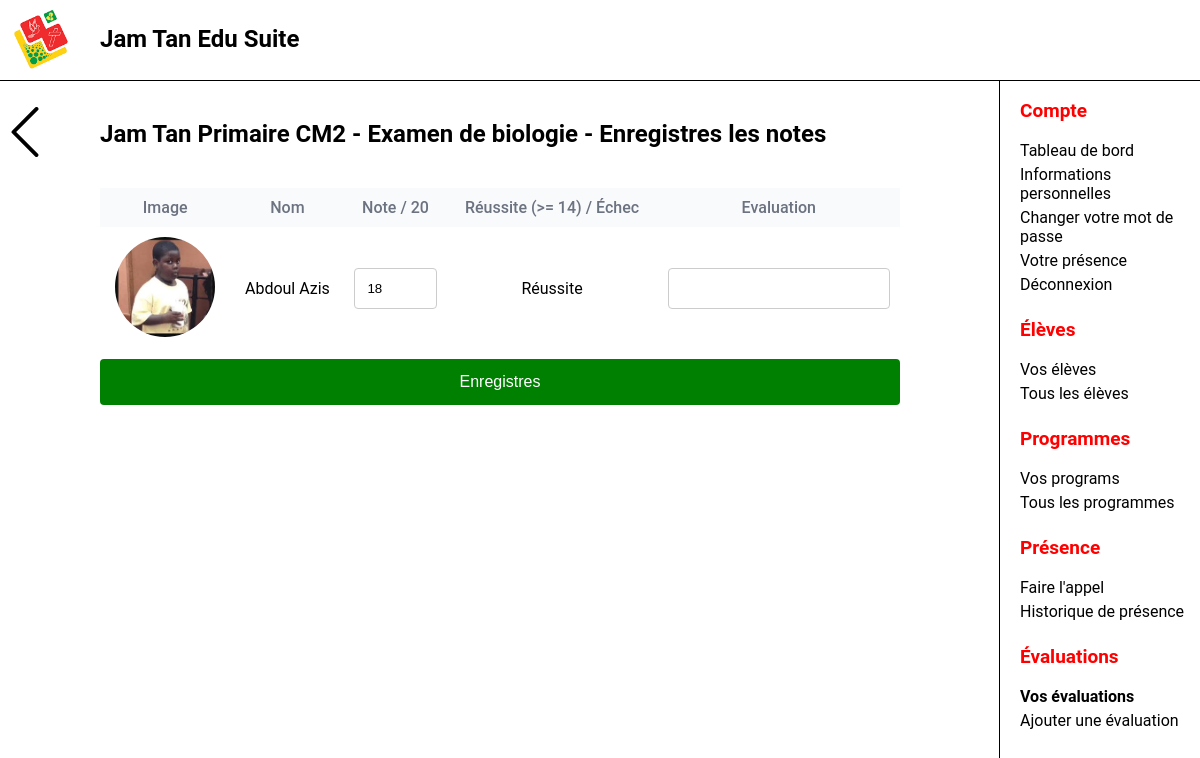
The app's page /views/AddGrades.php?assessment_id=1 (signed in) with its own data.
### tables this page shows
CREATE TABLE Assessment (
AssessmentID INTEGER NOT NULL PRIMARY KEY AUTO_INCREMENT,
AssessmentName VARCHAR(100) NOT NULL,
AssessmentPublishDate DATE NOT NULL DEFAULT CURRENT_DATE,
AssessmentStartDate DATE,
AssessmentDueDate DATE NOT NULL,
MaxGrade INTEGER UNSIGNED NOT NULL,
PassGrade INTEGER UNSIGNED NOT NULL,
TypeID INTEGER NOT NULL,
ProgramID INTEGER NOT NULL,
FOREIGN KEY (ProgramID) REFERENCES Program(ProgramID),
FOREIGN KEY (TypeID) REFERENCES AssessmentType(TypeID)
);

CREATE TABLE ProgramCategory (
CategoryID INTEGER NOT NULL PRIMARY KEY AUTO_INCREMENT,
CategoryName VARCHAR(100) NOT NULL 
);

CREATE TABLE Program (
ProgramID INTEGER NOT NULL PRIMARY KEY AUTO_INCREMENT,
ProgramName VARCHAR(100) NOT NULL,
MinAge INTEGER UNSIGNED,
MaxAge INTEGER UNSIGNED,
CategoryID INTEGER,
FOREIGN KEY (CategoryID) REFERENCES ProgramCategory(CategoryID)
);

CREATE TABLE Student (
StudentID INTEGER NOT NULL PRIMARY KEY AUTO_INCREMENT,
StudentFirstName VARCHAR(60) NOT NULL,
StudentLastName VARCHAR(60) NOT NULL,
StudentBirthDate DATE NOT NULL,
StudentTown VARCHAR(60) NOT NULL,
StudentGender ENUM("Male", "Female"),
StudentSchool_Year TINYINT UNSIGNED NOT NULL DEFAULT 0,
StudentPicture VARCHAR(255) NOT NULL DEFAULT 'default',
Contact1 VARCHAR(8) NOT NULL,
Contact2 VARCHAR(8),
FatherFirst_Name VARCHAR(60) NOT NULL,
FatherLast_Name VARCHAR(60) NOT NULL,
MotherFirst_Name VARCHAR(60) NOT NULL,
MotherLast_Name VARCHAR(60) NOT NULL
);

CREATE TABLE Grade (
GradeID INTEGER NOT NULL PRIMARY KEY AUTO_INCREMENT, 
CONSTRAINT AssessmentEnrollment UNIQUE KEY (AssessmentID, EnrollmentID),
Grade INTEGER UNSIGNED NOT NULL,
Pass ENUM("Fail", "Pass") NOT NULL,
GradeDate DATE NOT NULL DEFAULT CURRENT_DATE,
Feedback VARCHAR(500),
AssessmentID INTEGER NOT NULL,
EnrollmentID INTEGER NOT NULL,
FOREIGN KEY (AssessmentID) REFERENCES Assessment(AssessmentID),
FOREIGN KEY (EnrollmentID) REFERENCES Enrollment(EnrollmentID)
);

### locales/Translate.php (called while the page is built, shortened)
<?php
class Translate{
    private $Language;
    public function __construct(Language $Language)
    {
        $this->Language = $Language;
    }
    public function Translate(?string $word = null)
    {
        $word = $word ?? '';
        if ($word == ''){
            return $word;
        }
        else {
            return $this->Language->GetEquivalent($word);
        }
    }
}
?>

### locales/French.php (called while the page is built)
<?php
class French implements Language {
    public function GetEquivalent($word): string {
        $dictionary = [
            "January" => "Janvier",
            "February" => "Février",
            "March" => "Mars",
            "April" => "Avril",
            "May" => "Mai",
            "June" => "Juin",
            "July" => "Juillet",
            "August" => "Août",
            "September" => "Septembre",
            "October" => "Octobre",
            "November" => "Novembre",
            "December"=> "Décembre",
            "Mr" => "M",
            "Mrs" => "Mme",
            "Ms" => "Mlle",
            "Pass" => "Réussite",
            "Fail" => "Échec",
            "Present" => "Présent",
            "Absent" => "Absent",
            "Exam" => "Examen",
            "Assignment" => "Devoir",
            "Open book Exam" => "Examen à livre ouvert",
        ];
        return $dictionary[$word] ?? $word;
    }
}
?>

### views/AddGrades.php (the view, shortened to what this page needs)
<?php
require("../controllers/db.php");
$AssessmentID = $_GET['assessment_id'] ?? null;
require_once("../locales/French.php");
require_once("../locales/Translate.php");
$French = new Translate (new French);
$GetAssessment = $conn->prepare("SELECT Assessment.AssessmentName, Assessment.MaxGrade,
Assessment.PassGrade, Program.ProgramName, Program.ProgramID, ProgramCategory.CategoryName
FROM Assessment
INNER JOIN Program
ON Assessment.ProgramID = Program.ProgramID
INNER JOIN ProgramCategory
ON Program.CategoryID = ProgramCategory.CategoryID
WHERE Assessment.AssessmentID = ?");
$GetAssessment->execute([$AssessmentID]);
$Assessment = $GetAssessment->fetch(PDO::FETCH_ASSOC);
$GetGrades = "SELECT Student.StudentFirstName, Student.StudentLastName,
Student.StudentID, Student.StudentPicture,
Grade.Grade, Grade.Feedback, Enrollment.EnrollmentID,
Grade.Pass
FROM Student
INNER JOIN Enrollment
ON Student.StudentID = Enrollment.StudentID
LEFT JOIN Grade
ON Enrollment.EnrollmentID = Grade.EnrollmentID
AND Grade.AssessmentID = :assessment_id
LEFT JOIN
Assessment
ON Grade.AssessmentID = Assessment.AssessmentID
WHERE Enrollment.ProgramID = :program_id";
$stmt = $conn->prepare($GetGrades);
$stmt->execute(["assessment_id" => $AssessmentID, "program_id" => $Assessment["ProgramID"]]);
$Grades = $stmt->fetchAll(PDO::FETCH_ASSOC);
?>
<!DOCTYPE html>
<html lang="en">
<head>
    <link rel="stylesheet" href="css/FormTable.css">
    <link rel="stylesheet" href="css/ProfilePictureSmall.css">
</head>
<body>
<div id="main">
    <h2><?= htmlspecialchars($Assessment["CategoryName"] . " " . $Assessment["ProgramName"] . " - " . $Assessment["AssessmentName"] . " - Enregistres les notes") ?></h2>
    <form action="" method="POST">
        <div class="table-container">
        <table>
            <thead>
            <tr>
                <th>Image</th>
                <th>Nom</th>
                <th>Note / <?= htmlspecialchars($Assessment["MaxGrade"]);?></th>
                <th>Réussite (>= <?= htmlspecialchars($Assessment["PassGrade"]);?>) / Échec</th>
                <th>Evaluation</th>
            </tr>
            </thead>
            <?php foreach ($Grades as $Grade): ?>
                <tbody>
                <tr>
                    <td>
                        <img
                            class="profile-picture"
                            src="../StudentImages/<?= htmlspecialchars($Grade["StudentPicture"]) ?>.jpg"
                            alt="">
                    </td>
                    <td>
                        <?= htmlspecialchars($Grade["StudentLastName"] . " " . $Grade["StudentFirstName"]) ?>
                    </td>
                    <td>
                        <input type="number" min="0" max="<?=$Assessment["MaxGrade"]?>" name="Grade[]" value="<?= htmlspecialchars($Grade["Grade"]);?>" placeholder="<?= htmlspecialchars($Grade["Grade"]);?>">
                    </td>
                    <td>
                        <?= htmlspecialchars($French->Translate($Grade["Pass"]));?>
                    </td>
                    <td>
                        <input type="text" name="Feedback[]" value="<?= htmlspecialchars($Grade["Feedback"]) ?>" placeholder="<?= htmlspecialchars($Grade["Feedback"]) ?>">
                    </td>
                </tr>
                </tbody>
            <?php endforeach; ?>
        </table>
        </div>
        <input type="submit" value="Enregistres"></input>
    </form>
</div>
</body>
</html>

### nav/nav.css (style rules this page uses)
html, body { margin: 0; padding: 0; font-family: 'Roboto', sans-serif; }
#logo { height: 70px; position: fixed; }
#topbar { top: 0; z-index: 1; width: 100vw; height: 70px; position: fixed; background-color: white; display: flex; border-bottom: thin solid; padding: 5px; }
#app_title { position: fixed; margin-left: 95px; display: block; }
#main { padding-top: 100px; margin-right: 300px; margin-left: 100px; }
#sidebar_menu { position: fixed; width: 200px; padding-top: 80px; border-left:solid black; border-width: thin; height: calc(100vh - 80px); overflow-y: auto; right: 0px; }
#sidebar_menu a { text-decoration: none; font-size: 16px; padding-bottom: 5px; color: black; display: block; padding-left: 20px; }
#sidebar_menu p { color: red; font-weight: bold; font-size: 19px; padding-left: 20px; }
h2 { padding-bottom: 20px; }
#topbar { visibility: visible; }
#sidebar_menu { display: block; }

### views/css/FormTable.css (style rules this page uses)
input { width: 100%; padding: 12px; margin: 8px 0; display: inline-block; border: 1px solid #ccc; border-radius: 4px; box-sizing: border-box; }
input[type=submit] { width: 100%; background-color: green; color: white; padding: 14px; margin: 8px 0; border: none; border-radius: 4px; cursor: pointer; font-size: 16px; }
.table-container { overflow-x: auto; white-space: nowrap; display: block; }
table { width: 100%; border-collapse: collapse; font-size: 16px; text-align: center; }
table thead { background: #f9fafb; }
table th, td { padding: 10px; }
table th { font-weight: 500; color: #6b7280; }

### views/css/ProfilePictureSmall.css (style rules this page uses)
.profile-picture { height: 100px; width: 100px; border-radius: 50%; object-fit: cover; object-position: center; }

### views/AddGrades.php (style rules this page uses)
#p_your_assessments, #s_your_assessments { font-weight: bold; }

### records on screen
assessment: AssessmentName.ProgramName "Jam Tan Primaire CM2 - Examen de biologie - Enregistres les notes", MaxGrade "20", PassGrade "14"
student: StudentPicture (picture), StudentLastName+StudentFirstName "Abdoul Azis", Grade "18", grade.Pass "Réussite"
